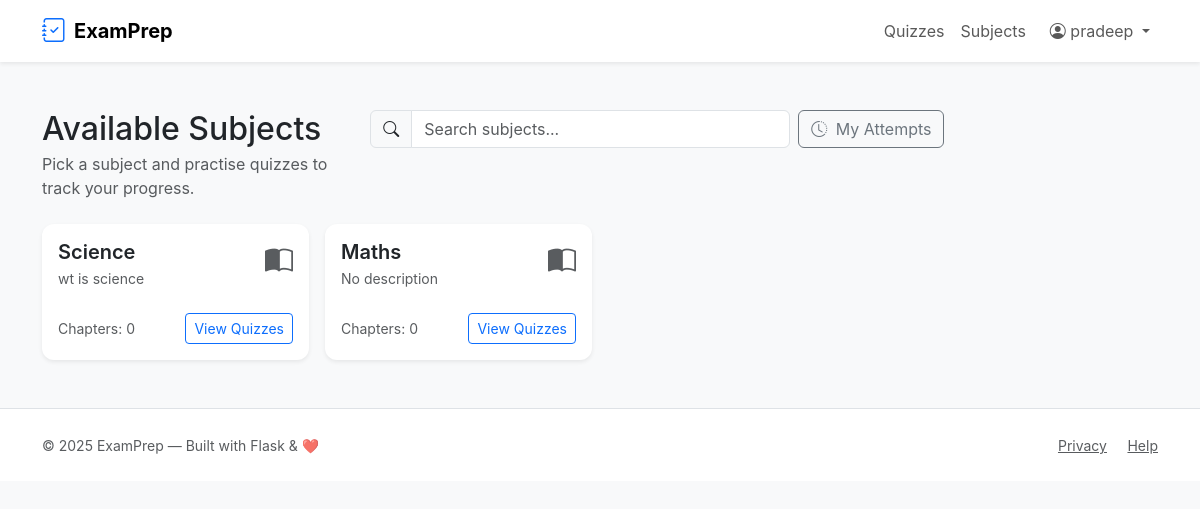
/dashboard (signed in), run on an earlier commit of the app's database.
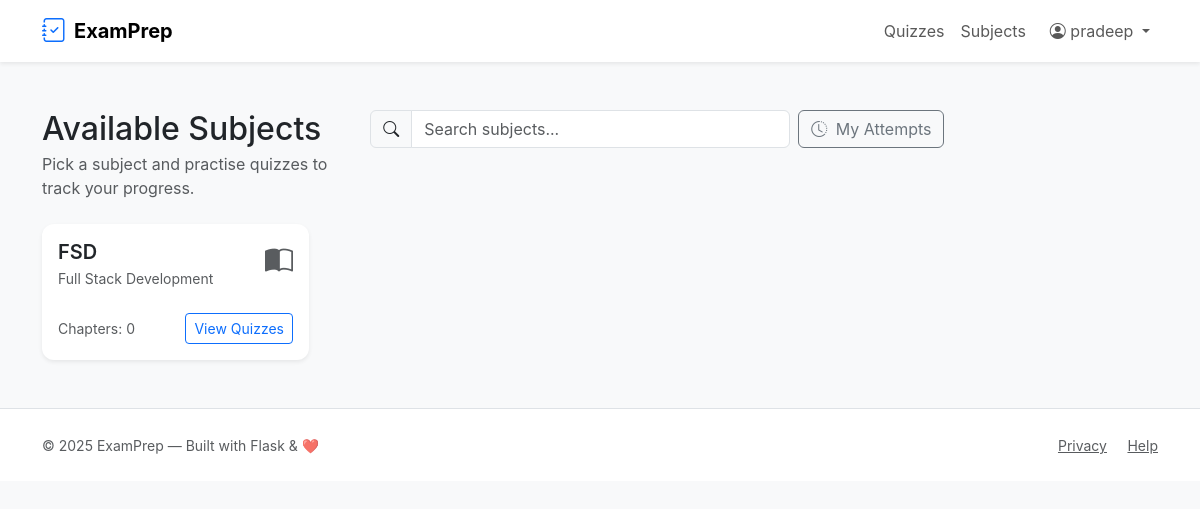
And on a later commit of the database.
### tables this page shows
CREATE TABLE subjects (
    id INTEGER PRIMARY KEY AUTOINCREMENT,
    name TEXT NOT NULL UNIQUE,
    description TEXT,
    created_on TEXT NOT NULL DEFAULT (datetime('now'))
);

### app.py (the view)
@app.route('/dashboard')
@login_required
def user_dashboard():
    subjects = query_db('SELECT * FROM subjects')
    return render_template('user_dashboard.html', subjects=subjects)

### app.py (called while the page is built)
def get_db():
    db = getattr(g, '_database', None)
    if db is None:
        db = g._database = sqlite3.connect(DATABASE)
        db.row_factory = sqlite3.Row
    return db

@app.teardown_appcontext
def close_connection(exc):
    db = getattr(g, '_database', None)
    if db is not None:
        db.close()

def query_db(query, args=(), one=False):
    cur = get_db().execute(query, args)
    rv = cur.fetchall()
    cur.close()
    return (rv[0] if rv else None) if one else rv

def login_required(f):
    @wraps(f)
    def decorated(*args, **kwargs):
        if 'user_id' not in session:
            flash('Please log in to continue.', 'warning')
            return redirect(url_for('login'))
        return f(*args, **kwargs)
    return decorated

### templates/user_dashboard.html (shortened to what this page needs)
{% extends 'layout.html' %}
{% block content %}
<div class="d-flex flex-column flex-md-row justify-content-between align-items-start gap-3 mb-4">
  <div>
    <h2 class="mb-1">Available Subjects</h2>
    <p class="text-muted mb-0">Pick a subject and practise quizzes to track your progress.</p>
  </div>
  <div class="d-flex gap-2 align-items-center w-100 w-md-auto">
    <div class="input-group" style="min-width:260px; max-width:420px;">
      <span class="input-group-text"><i class="bi bi-search"></i></span>
      <input id="subjectSearch" type="text" class="form-control" placeholder="Search subjects..." aria-label="Search subjects">
    </div>
    <a class="btn btn-outline-secondary d-none d-md-inline" href="{{ url_for('my_attempts') }}">
      <i class="bi bi-clock-history me-1"></i> My Attempts
    </a>
  </div>
</div>
<div id="subjectsGrid" class="row g-3">
  {% if subjects %}
    {% for s in subjects %}
      <div class="col-12 col-sm-6 col-md-4 col-lg-3 subject-card" data-title="{{ s.name|lower }} {{ (s.description or '')|lower }}">
        <div class="card h-100 shadow-sm border-0">
          <div class="card-body d-flex flex-column">
            <div class="d-flex justify-content-between align-items-start mb-2">
              <div>
                <h5 class="card-title mb-1 text-capitalize">{{ s.name }}</h5>
                <p class="card-text text-muted small mb-0">{{ s.description or 'No description' }}</p>
              </div>
              <div class="ms-2 text-muted">
                <i class="bi bi-book-half fs-3"></i>
              </div>
            </div>
            <div class="mt-auto d-flex justify-content-between align-items-center pt-3">
              <div class="small text-muted">Chapters: {{ s.ch_count or 0 }}</div>
              <div>
                <a class="btn btn-sm btn-outline-primary" href="{{ url_for('view_subject', subject_id=s.id) }}">
                  View Quizzes
                </a>
              </div>
            </div>
          </div>
        </div>
      </div>
    {% endfor %}
  {% endif %}
</div>
{% endblock %}

What changed in the data, as far as the page shows it:
removed subjects: name "Science", description "wt is science", ch_count "0"
changed subjects: name "Maths" → "FSD"; description "No description" → "Full Stack Development"
